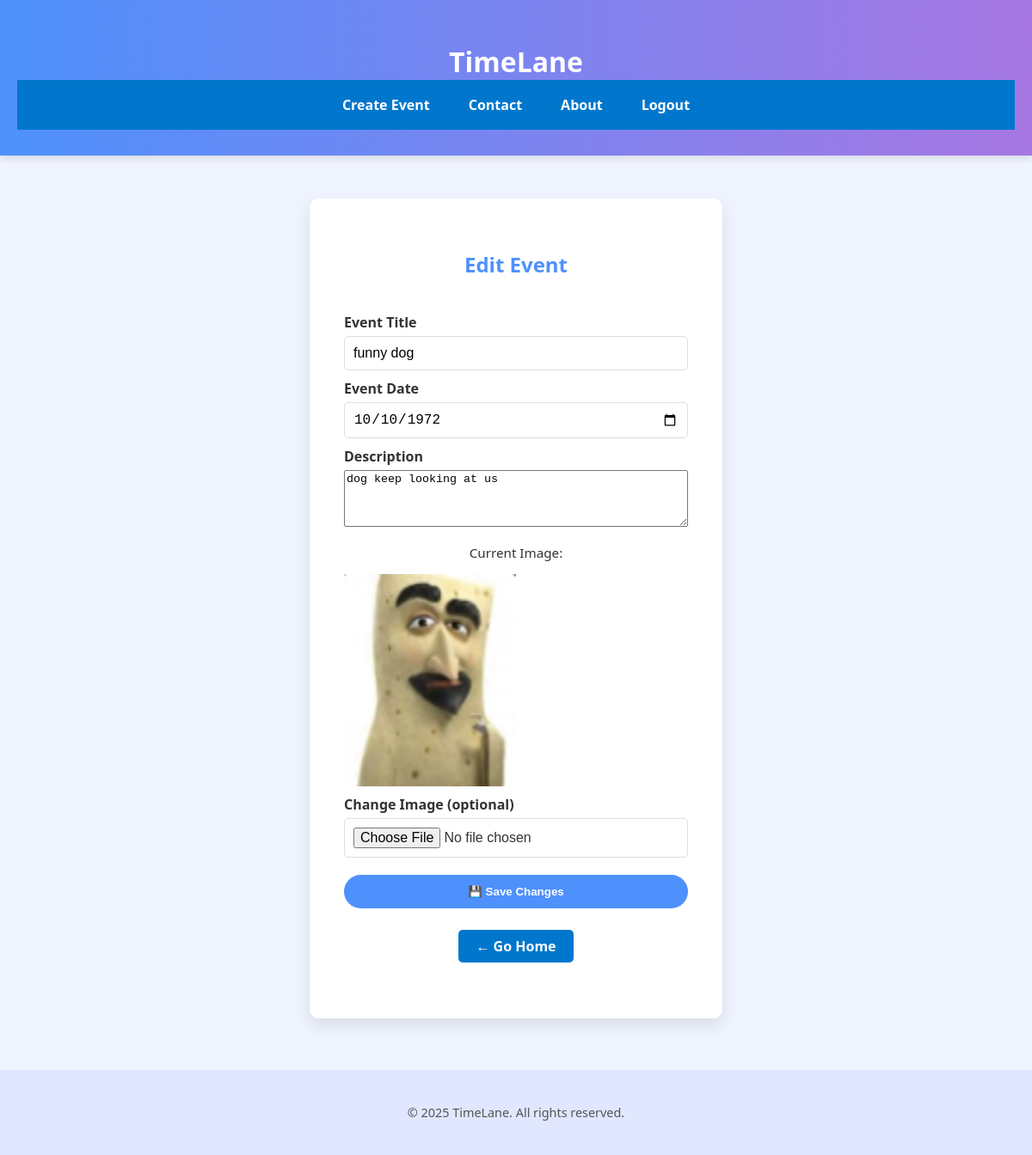
The page /edit_event/11 (signed in) on the database its author committed.
### tables this page shows
CREATE TABLE events (
                id INTEGER PRIMARY KEY AUTOINCREMENT,
                user_id INTEGER NOT NULL,
                title TEXT NOT NULL,
                description TEXT,
                date TEXT NOT NULL, image_filename TEXT, is_published INTEGER DEFAULT 0,
                FOREIGN KEY (user_id) REFERENCES users(id)
            );

### main.py (the view, shortened to what this page needs)
@app.route('/edit_event/<int:event_id>', methods=['GET', 'POST'])
def edit_event(event_id):
    if 'user_id' not in session:
        return redirect(url_for('login'))
    conn = get_db_connection()
    c = conn.cursor()
    c.execute('SELECT * FROM events WHERE id = ? AND user_id = ?', (event_id, session['user_id']))
    event = c.fetchone()
    if not event:
        conn.close()
        return "Event not found or access denied", 404
    conn.close()
    return render_template('edit_event.html', event=event)

### main.py (called while the page is built)
def get_db_connection():
    conn = sqlite3.connect(DATABASE)
    conn.row_factory = sqlite3.Row
    return conn

### templates/edit_event.html (shortened to what this page needs)
{% extends "base.html" %}
{% block content %}
  <h2>Edit Event</h2>
  <form method="POST" enctype="multipart/form-data">
    <label for="event_title">Event Title</label>
    <input type="text" id="event_title" name="event_title" value="{{ event['title'] }}" required />
    <label for="event_date">Event Date</label>
    <input type="date" id="event_date" name="event_date" value="{{ event['date'] }}" required />
    <label for="event_description">Description</label>
    <textarea id="event_description" name="event_description" rows="4">{{ event['description'] }}</textarea>
    {% if event['image_filename'] %}
      <p>Current Image:</p>
      <img src="{{ url_for('static', filename='uploads/' + event['image_filename']) }}" width="200">
    {% endif %}
    <label for="event_image">Change Image (optional)</label>
    <input type="file" id="event_image" name="event_image" accept="image/*" />
    <button type="submit" class="btn">💾 Save Changes</button>
  </form>
{% endblock %}

### static/form.css (style rules this page uses)
:root { --main-color: #4e91fc; --bg-color: #f0f4ff; --text-color: #333; --form-bg: #ffffff; --form-border: #ddd; }
body { font-family: 'Segoe UI', Tahoma, Geneva, Verdana, sans-serif; background-color: var(--bg-color); color: var(--text-color); margin: 0; }
.form-container h2 { text-align: center; margin-bottom: 30px; color: var(--main-color); }
form { display: flex; flex-direction: column; }
label { margin: 10px 0 5px; font-weight: bold; }
input { padding: 10px; border: 1px solid var(--form-border); border-radius: 5px; font-size: 1rem; }
.btn { margin-top: 20px; padding: 12px; background-color: var(--main-color); color: white; font-weight: bold; border: none; border-radius: 30px; cursor: pointer; transition: all 0.3s ease; }
.form-container p { margin-top: 20px; text-align: center; font-size: 0.95rem; }

### rows shown on the page
events: event_title "funny dog", event_date "10/10/1972", event_description "dog keep looking at us", image_filename (picture)
